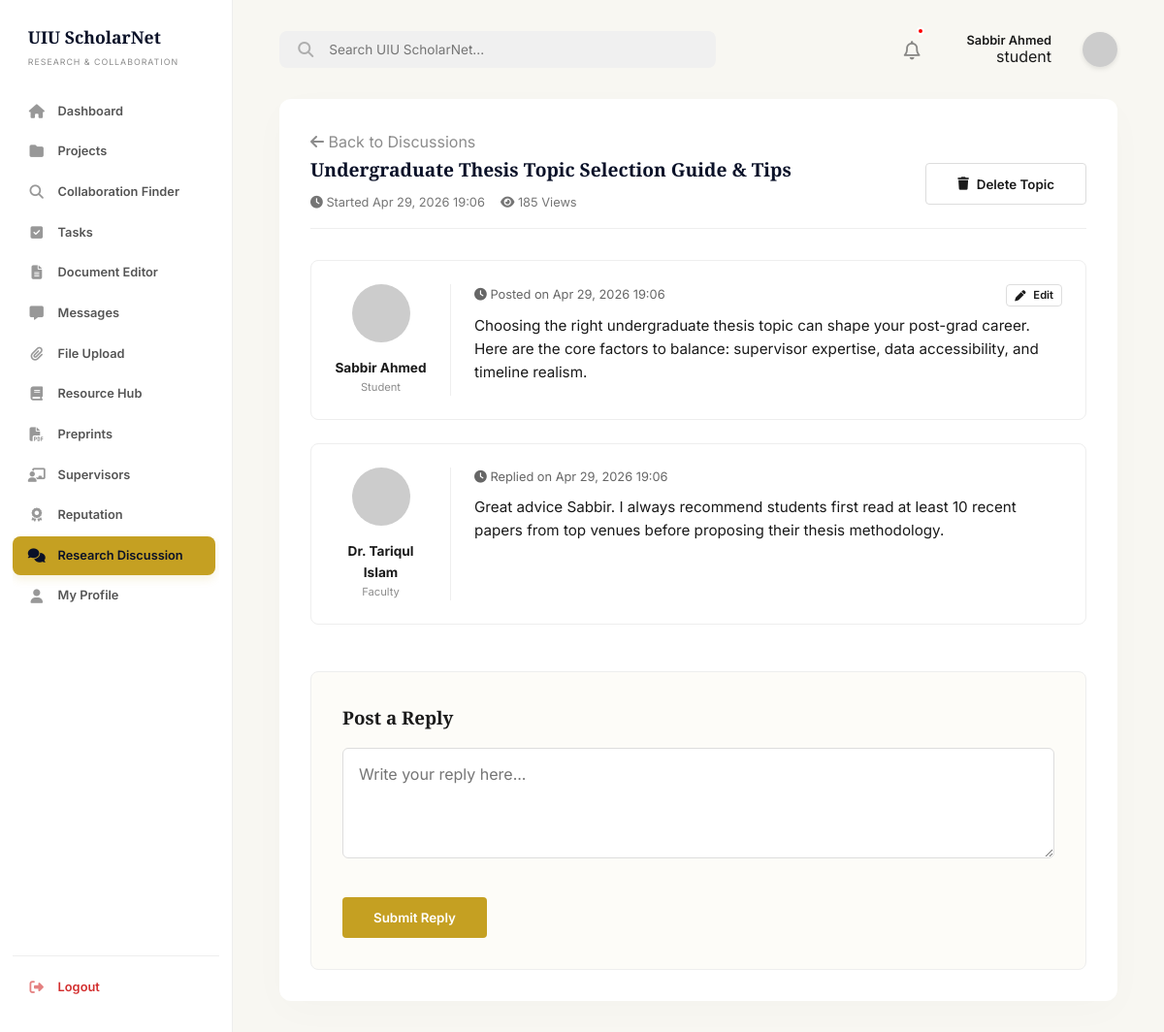
Screenshot of /dashboard/discussion_thread.php?id=1 (signed in) with the database file from the repository.
### tables this page shows
CREATE TABLE IF NOT EXISTS `users` (
    `id` INT AUTO_INCREMENT PRIMARY KEY,
    `full_name` VARCHAR(100) NOT NULL,
    `email` VARCHAR(100) UNIQUE NOT NULL,
    `password` VARCHAR(255) NOT NULL,
    `role` ENUM('student', 'faculty', 'admin') DEFAULT 'student',
    `is_verified` TINYINT(1) DEFAULT 1,
    `account_status` ENUM('active', 'banned') DEFAULT 'active',
    `department` VARCHAR(100),
    `interests` TEXT,
    `skills` TEXT,
    `points` INT DEFAULT 0,
    `reputation` INT DEFAULT 0,
    `last_active_at` TIMESTAMP NULL DEFAULT NULL,
    `created_at` TIMESTAMP DEFAULT CURRENT_TIMESTAMP
);

CREATE TABLE IF NOT EXISTS `discussion_threads` (
    `id` INT AUTO_INCREMENT PRIMARY KEY,
    `user_id` INT NOT NULL,
    `title` VARCHAR(255) NOT NULL,
    `category` VARCHAR(50) DEFAULT 'General',
    `content` TEXT NOT NULL,
    `views` INT DEFAULT 0,
    `created_at` TIMESTAMP DEFAULT CURRENT_TIMESTAMP,
    `updated_at` TIMESTAMP DEFAULT CURRENT_TIMESTAMP ON UPDATE CURRENT_TIMESTAMP,
    FOREIGN KEY (`user_id`) REFERENCES `users`(`id`) ON DELETE CASCADE
);

CREATE TABLE IF NOT EXISTS `discussion_replies` (
    `id` INT AUTO_INCREMENT PRIMARY KEY,
    `thread_id` INT NOT NULL,
    `user_id` INT NOT NULL,
    `content` TEXT NOT NULL,
    `created_at` TIMESTAMP DEFAULT CURRENT_TIMESTAMP,
    FOREIGN KEY (`thread_id`) REFERENCES `discussion_threads`(`id`) ON DELETE CASCADE,
    FOREIGN KEY (`user_id`) REFERENCES `users`(`id`) ON DELETE CASCADE
);

### includes/auth_check.php (called while the page is built, shortened)
<?php
require_once('db_connect.php');
$user_id = (int)$_SESSION['user_id'];
$stmt = $conn->prepare("SELECT * FROM users WHERE id = ?");
$stmt->bind_param("i", $user_id);
$stmt->execute();
$user_result = $stmt->get_result();
$user_data = $user_result->fetch_assoc();
?>

### includes/db_connect.php (called while the page is built, shortened)
<?php
$host = getenv('DB_HOST') ?: "127.0.0.1";
$user = getenv('DB_USER') ?: "root";
$pass = getenv('DB_PASS');
if ($pass === false) {
    $pass = "";
}
$dbname = getenv('DB_NAME') ?: "uiu_scholarnet";
$port = getenv('DB_PORT') ?: 3306;
$conn = mysqli_connect($host, $user, $pass, $dbname, $port);
mysqli_set_charset($conn, "utf8mb4");
function db_query($sql, $params = [], $types = "") {
    global $conn;
    $stmt = $conn->prepare($sql);
    if ($params) {
        $stmt->bind_param($types, ...$params);
    }
    if (!$stmt->execute()) {
        die("Query execution failed: " . $stmt->error);
    }
    $result = $stmt->get_result();
    if ($result === false && $stmt->field_count === 0) {
        return true;
    }
    return $result;
}
?>

### dashboard/discussion_thread.php (the view, shortened to what this page needs)
<?php
require_once('../includes/db_connect.php');
require_once('../includes/auth_check.php');
require_once('../includes/layout.php');
$thread_id = (int)$_GET['id'];
$result = db_query("
    SELECT t.*, u.full_name, u.role
    FROM discussion_threads t
    JOIN users u ON t.user_id = u.id
    WHERE t.id = ?
", [$thread_id], "i");
$thread = $result->fetch_assoc();
$replies = db_query("
    SELECT r.*, u.full_name, u.role
    FROM discussion_replies r
    JOIN users u ON r.user_id = u.id
    WHERE r.thread_id = ?
    ORDER BY r.created_at ASC
", [$thread_id], "i");
?>
    <?php include('../includes/sidebar.php'); ?>
    <main class="main-content">
        <?php include('../includes/header.php'); ?>
        <div class="discussion-container">
            <a href="research_discussion.php" class="back-link"><i class="fa-solid fa-arrow-left"></i> Back to Discussions</a>
            <div class="discussion-header flex-row-between-center">
                <div class="flex-col-gap-sm">
                    <h1 class="thread-title"><?php echo htmlspecialchars($thread['title']); ?></h1>
                    <div class="thread-meta">
                        <span><i class="fa-solid fa-clock"></i> Started <?php echo date('M d, Y H:i', strtotime($thread['created_at'])); ?></span>
                        <span><i class="fa-solid fa-eye"></i> <?php echo $thread['views']; ?> Views</span>
                    </div>
                </div>
                <?php if ($thread['user_id'] == $_SESSION['user_id']): ?>
                    <form method="POST" action="../actions/delete_discussion_thread.php" onsubmit="return confirm('Are you sure you want to delete this topic completely?');">
                        <button type="submit" class="btn btn-outline btn-danger-outline">
                            <i class="fa-solid fa-trash"></i> Delete Topic
                        </button>
                    </form>
                <?php endif; ?>
            </div>
            <div class="post-list">
                <div class="post-item post-item-original">
                    <div class="post-sidebar">
                        <img src="https://ui-avatars.com/api/?name=<?php echo urlencode($thread['full_name']); ?>&background=0a1128&color=fff" alt="Avatar" class="post-avatar">
                        <div class="post-author"><?php echo htmlspecialchars($thread['full_name']); ?></div>
                        <div class="post-role"><?php echo ucfirst($thread['role']); ?></div>
                    </div>
                    <div class="post-content">
                        <div class="post-meta-flex">
                            <span class="text-meta"><i class="fa-solid fa-clock"></i> Posted on <?php echo date('M d, Y H:i', strtotime($thread['created_at'])); ?></span>
                            <?php if ($thread['user_id'] == $_SESSION['user_id']): ?>
                                <button type="button" class="btn btn-outline btn-sm" onclick="document.getElementById('edit-thread').style.display='block'; document.getElementById('view-thread').style.display='none';">
                                    <i class="fa-solid fa-pen"></i> Edit
                                </button>
                            <?php endif; ?>
                        </div>
                        <div id="view-thread" class="post-text">
                            <?php echo nl2br(htmlspecialchars($thread['content'])); ?>
                        </div>
                    </div>
                </div>
                <?php while ($reply = mysqli_fetch_assoc($replies)): ?>
                    <div class="post-item">
                        <div class="post-sidebar">
                            <img src="https://ui-avatars.com/api/?name=<?php echo urlencode($reply['full_name']); ?>&background=e2e8f0&color=333" alt="Avatar" class="post-avatar">
                            <div class="post-author"><?php echo htmlspecialchars($reply['full_name']); ?></div>
                            <div class="post-role"><?php echo ucfirst($reply['role']); ?></div>
                        </div>
                        <div class="post-content">
                            <div class="post-meta-flex">
                                <span class="text-meta"><i class="fa-solid fa-clock"></i> Replied on <?php echo date('M d, Y H:i', strtotime($reply['created_at'])); ?></span>
                            </div>
                            <div id="view-reply-<?php echo $reply['id']; ?>" class="post-text">
                                <?php echo nl2br(htmlspecialchars($reply['content'])); ?>
                            </div>
                        </div>
                    </div>
                <?php endwhile; ?>
            </div>
            <div class="reply-box">
                <h3 class="margin-bottom-md">Post a Reply</h3>
                <form method="POST" action="discussion_thread.php?id=<?php echo $thread_id; ?>">
                    <div class="form-group margin-bottom-md">
                        <textarea name="content" rows="4" placeholder="Write your reply here..." required class="form-textarea"></textarea>
                    </div>
                    <button type="submit" class="btn btn-primary">Submit Reply</button>
                </form>
            </div>
        </div>
    </main>
</body>
</html>

### includes/header.php (shortened to what this page needs)
<?php
if (!isset($pending_tasks) || !isset($collab_requests)) {
    $user_id = $_SESSION['user_id'] ?? 0;
    if ($user_id > 0 && isset($conn)) {
        if (!isset($unread_notifications)) {
            $un_stmt = $conn->prepare("SELECT COUNT(*) as total FROM notifications WHERE user_id = ? AND is_read = 0");
            $un_stmt->bind_param("i", $user_id);
            $un_stmt->execute();
            $unread_notifications = (int)($un_stmt->get_result()->fetch_assoc()['total'] ?? 0);
        }
    }
}
?>
<header class="dash-header">
    <div class="search-container">
        <i class="fa-solid fa-magnifying-glass search-icon"></i>
        <input type="text" placeholder="Search UIU ScholarNet...">
    </div>
    <div class="header-actions flex-center-end">
        <?php if ((!isset($is_admin_panel) || !$is_admin_panel) && (!isset($is_admin_sidebar) || !$is_admin_sidebar)): ?>
        <a href="notifications.php" class="notification-icon text-inherit relative flex-center h-36px">
            <i class="fa-regular fa-bell header-icon text-1-2rem"></i>
            <?php if (($unread_notifications ?? 0) > 0): ?>
                <span class="notification-dot notification-dot-header"></span>
            <?php endif; ?>
        </a>
        <?php endif; ?>
        <div class="flex-column-end">
            <span class="fw-600 text-0-8rem text-color-primary"><?php echo htmlspecialchars($user_data['full_name'] ?? 'User'); ?></span>
            <?php if (isset($user_data['role'])): ?>
                <?php if ($user_data['role'] === 'admin'): ?>
                    <span class="role-admin">ADMIN</span>
                <?php elseif ($user_data['role'] === 'faculty' && isset($user_data['is_verified']) && $user_data['is_verified']): ?>
                    <span class="role-faculty"><i class="fa-solid fa-circle-check"></i> FACULTY</span>
                <?php elseif ($user_data['role'] === 'faculty' && isset($user_data['is_verified']) && !$user_data['is_verified']): ?>
                    <span class="role-unverified">UNVERIFIED</span>
                <?php else: ?>
                    <span class="role-default"><?php echo htmlspecialchars($user_data['role']); ?></span>
                <?php endif; ?>
            <?php endif; ?>
        </div>
        <a href="profile.php" class="text-inherit flex-center">
            <img src="https://ui-avatars.com/api/?name=<?php echo urlencode($user_data['full_name'] ?? 'User'); ?>&background=0a1128&color=fff" alt="Avatar" class="avatar-header">
        </a>
    </div>
</header>

### assets/css/global.css (style rules this page uses)
:root { --primary-color: #0a1128; --secondary-color: #c5a022; --bg-color: #f8f7f2; --text-color: #1a1a1a; --accent-color: #e8e6d9; --white: #ffffff; --transition: all 0.3s ease; --font-heading: 'Playfair Display', serif; --font-body: 'Inter', sans-serif; }
* { margin: 0; padding: 0; box-sizing: border-box; }
body { font-family: var(--font-body); background-color: var(--bg-color); color: var(--text-color); line-height: 1.6; overflow-x: hidden; }
h1, h2, h3, h4 { font-family: var(--font-heading); font-weight: 700; }
a { text-decoration: none; color: inherit; transition: var(--transition); }
.btn { padding: 0.8rem 2rem; border-radius: 4px; font-weight: 600; cursor: pointer; display: inline-flex; align-items: center; gap: 0.5rem; transition: var(--transition); border: none; font-family: var(--font-body); }
.btn-primary { background-color: var(--secondary-color); color: var(--white); }
.btn-outline { background: transparent; border: 1px solid #ddd; color: var(--text-color); }

### assets/css/layout.css (style rules this page uses)
.dashboard-page { display: flex; background-color: var(--bg-color); min-height: 100vh; width: 100%; }
.main-content { flex: 1; margin-left: 240px; padding: 2rem 3rem; min-height: 100vh; }
.dash-header { display: flex; justify-content: space-between; align-items: center; margin-bottom: 2rem; }
.search-container { background: #f0f0f0; padding: 0.7rem 1.2rem; border-radius: 8px; display: flex; align-items: center; gap: 1rem; width: 100%; max-width: 450px; }
.search-container input { background: transparent; border: none; outline: none; width: 100%; font-family: var(--font-body); font-size: 0.85rem; }

### assets/css/dashboard.css (style rules this page uses)
.search-icon { opacity: 0.3; }
.notification-icon { font-size: 1.2rem; margin-right: 1.5rem; position: relative; }
.notification-dot { position: absolute; top: -5px; right: -5px; width: 8px; height: 8px; background: red; border-radius: 50%; border: 2px solid var(--white); }

### assets/css/collaboration.css (style rules this page uses)
.header-icon { font-size: 1.2rem; opacity: 0.5; }

### assets/css/auth.css (style rules this page uses)
.form-group { margin-bottom: 1.5rem; }
.form-group input, .form-group select, .form-group textarea { width: 100%; padding: 1rem; border: 1px solid #ddd; border-radius: 6px; background: var(--white); font-family: var(--font-body); font-size: 1rem; }
.back-link { margin-top: 1.5rem; opacity: 0.5; }

### assets/css/discussion.css (style rules this page uses)
.discussion-container { background: var(--white); border-radius: 12px; padding: 2rem; box-shadow: 0 10px 40px rgba(0,0,0,0.02); }
.discussion-header { display: flex; justify-content: space-between; align-items: center; margin-bottom: 2rem; border-bottom: 1px solid #eee; padding-bottom: 1rem; }
.thread-title { font-size: 1.2rem; font-weight: 700; color: var(--primary-color); }
.thread-meta { font-size: 0.8rem; opacity: 0.6; display: flex; gap: 1rem; align-items: center; }
.post-list { display: flex; flex-direction: column; gap: 1.5rem; margin-bottom: 3rem; }
.post-item { display: flex; gap: 1.5rem; background: #fff; border: 1px solid #eee; border-radius: 8px; padding: 1.5rem; }
.post-sidebar { width: 120px; flex-shrink: 0; text-align: center; border-right: 1px solid #eee; padding-right: 1.5rem; }
.post-avatar { width: 60px; height: 60px; border-radius: 50%; margin-bottom: 0.5rem; }
.post-author { font-weight: 700; font-size: 0.85rem; word-wrap: break-word; }
.post-role { font-size: 0.7rem; opacity: 0.5; }
.post-content { flex: 1; }
.post-text { font-size: 0.95rem; line-height: 1.6; }
.reply-box { background: #fdfcf8; padding: 2rem; border-radius: 8px; border: 1px solid #eee; }

### assets/css/modules/discussion.css (style rules this page uses)
.thread-title { font-size: 2rem; font-family: var(--font-heading); color: var(--primary-color); }
.post-item-original { border-left: 4px solid var(--primary-color); }
.post-meta-flex { display: flex; justify-content: space-between; align-items: center; margin-bottom: 0.5rem; }
.form-textarea { width: 100%; padding: 0.8rem; border: 1px solid #ddd; border-radius: 4px; margin-bottom: 0.5rem; resize: vertical; }

### rows the page displays
users: full_name "Sabbir Ahmed", role "student"
discussion_threads: title "Undergraduate Thesis Topic Selection Guide & Tips", created_at "Apr 29, 2026 19:06", views "185", user.full_name "Sabbir Ahmed", user.role "Student", content "Choosing the right undergraduate thesis topic can shape your post-grad career. Here are the core factors to balance: supervisor expertise, data accessibility, and timeline realism."
discussion_replies: user.full_name "Dr. Tariqul Islam", user.role "Faculty", created_at "Apr 29, 2026 19:06", content "Great advice Sabbir. I always recommend students first read at least 10 recent papers from top venues before proposing their thesis methodology."
